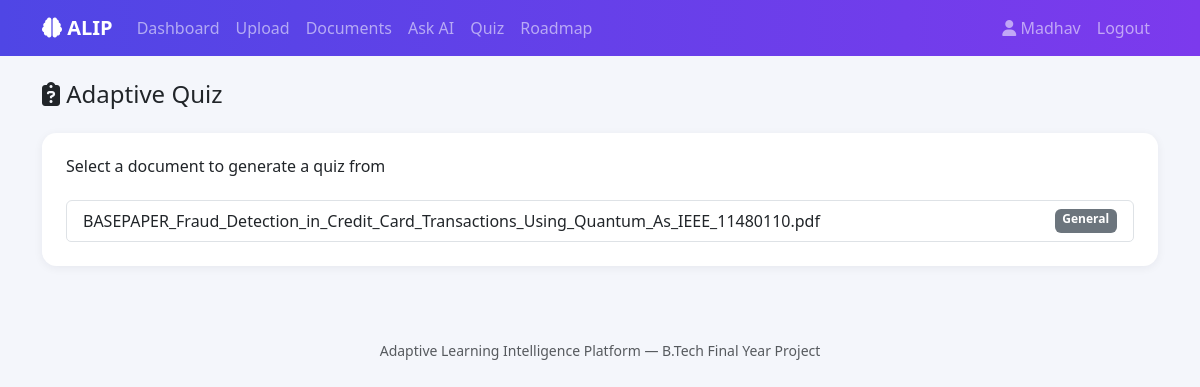
/quiz (signed in), run on the app's committed database.
### tables this page shows
CREATE TABLE documents (
    id INTEGER PRIMARY KEY AUTOINCREMENT,
    user_id INTEGER NOT NULL,
    filename TEXT NOT NULL,
    filepath TEXT NOT NULL,
    subject TEXT DEFAULT 'General',
    topics TEXT DEFAULT '',
    uploaded_at TEXT NOT NULL,
    FOREIGN KEY (user_id) REFERENCES users (id) ON DELETE CASCADE
);

### app.py (the view, shortened to what this page needs)
@app.route("/quiz", methods=["GET", "POST"])
@login_required
def quiz():
    conn = get_db()
    docs = conn.execute(
        "SELECT id, filename, subject FROM documents WHERE user_id=?", (session["user_id"],)
    ).fetchall()
    conn.close()
    if request.method == "GET":
        doc_id = request.args.get("doc_id")
        if not doc_id:
            return render_template("quiz.html", docs=docs, quiz_questions=None)

### app.py (called while the page is built)
def login_required(f):
    @wraps(f)
    def wrapper(*args, **kwargs):
        if "user_id" not in session:
            flash("Please log in to continue.", "warning")
            return redirect(url_for("login"))
        return f(*args, **kwargs)
    return wrapper

### db.py (called while the page is built)
def get_db():
    os.makedirs(os.path.dirname(Config.DATABASE), exist_ok=True)
    conn = sqlite3.connect(Config.DATABASE)
    conn.row_factory = sqlite3.Row
    conn.execute("PRAGMA foreign_keys = ON")
    return conn

### templates/quiz.html (shortened to what this page needs)
{% extends "base.html" %}
{% block content %}
<h4 class="mb-4"><i class="fa-solid fa-clipboard-question"></i> Adaptive Quiz</h4>
{% if results %}
  <div class="card p-4 mb-4">
    <h5>Result: {{ score_pct }}%</h5>
    {% for r in results %}
    <div class="border-bottom py-2">
      <p class="mb-1">{{ r.question }}</p>
      {% if r.is_correct %}
        <span class="text-success"><i class="fa-solid fa-check"></i> Correct — {{ r.options[r.answer_index] }}</span>
      {% else %}
        <span class="text-danger"><i class="fa-solid fa-xmark"></i> Your answer: {{ r.options[r.selected] if r.selected is not none else 'No answer' }}</span>
        <span class="text-success ms-2">Correct: {{ r.options[r.answer_index] }}</span>
      {% endif %}
    </div>
    {% endfor %}
    <a href="{{ url_for('roadmap') }}" class="btn btn-primary mt-3">View Updated Roadmap</a>
  </div>
{% else %}
  <div class="card p-4">
    <h6>Select a document to generate a quiz from</h6>
    {% if docs %}
    <div class="list-group mt-3">
      {% for d in docs %}
      <a href="{{ url_for('quiz', doc_id=d.id) }}" class="list-group-item list-group-item-action d-flex justify-content-between">
        <span>{{ d.filename }}</span>
        <span class="badge bg-secondary">{{ d.subject }}</span>
      </a>
      {% endfor %}
    </div>
    {% else %}
    <p class="text-muted">Upload a document first to generate a quiz. <a href="{{ url_for('upload') }}">Upload now</a>.</p>
    {% endif %}
  </div>
{% endif %}
{% endblock %}

### static/css/style.css (style rules this page uses)
:root { --brand-primary: #4f46e5; --brand-secondary: #7c3aed; }
body { background-color: #f4f6fb; }
.card { border: none; border-radius: 0.9rem; box-shadow: 0 2px 10px rgba(20, 20, 43, 0.06); }

### data on the page
documents: filename "BASEPAPER_Fraud_Detection_in_Credit_Card_Transactions_Using_Quantum_As_IEEE_11480110.pdf", subject "General"

### other printed values
{{ session.username }} "Madhav"
